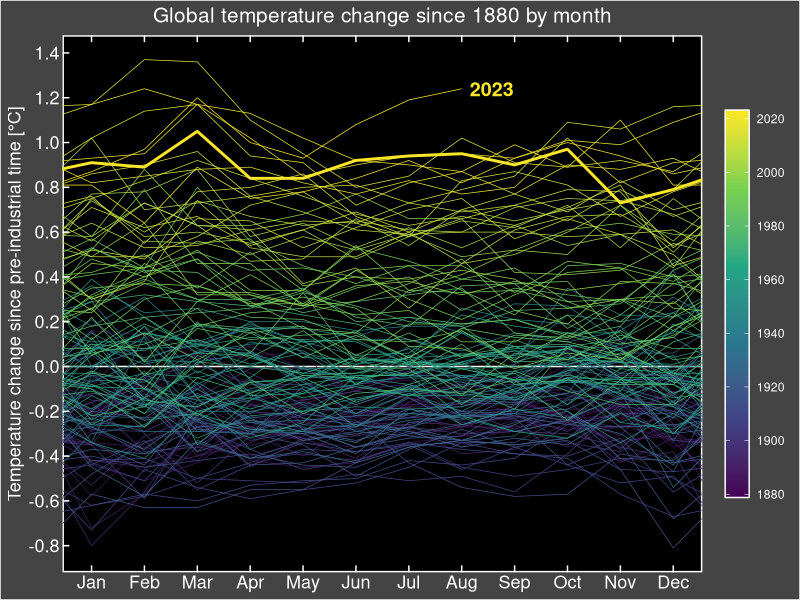
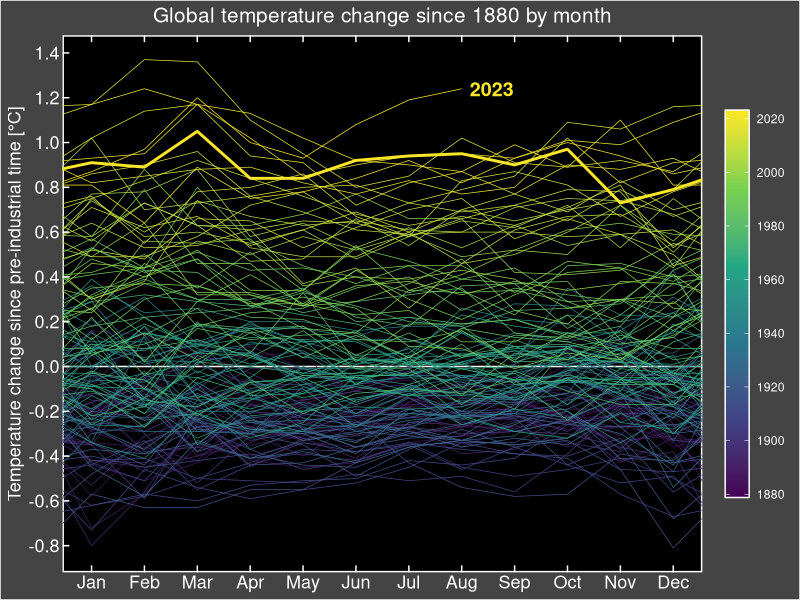

The R source for these figures, in order:
#load libraries
library(tidyverse)
library(gganimate)

#load data

t_diff <- read_csv("data/GLB.Ts+dSST.csv", skip = 1, na = "***") %>%
  select(year= Year, month.abb) %>%
  pivot_longer(-year, names_to = "month", values_to = "t_diff") %>%
  drop_na() %>% #eliminates all NA values
  mutate(month = factor(month, levels = month.abb)) #helps put the months in alphabetical order

#filtering out all the data from last december
last_dec <- t_diff %>%
  filter(month == "Dec") %>%
  mutate(year = year + 1,
         month = "last_Dec")

next_jan <- t_diff %>%
  filter(month == "Jan") %>%
  mutate(year = year - 1,
         month = "next_Jan")

#create 

t_data <- bind_rows(last_dec, t_diff, next_jan) %>%
  mutate(month = factor(month, levels = c("last_Dec", month.abb, "next_Jan")),
         month_number = as.numeric(month) -1,
         this_year = year == 2022)

annotation <- t_data %>%
  slice_max(year)%>%
  slice_max(month_number)
 
#plot
t_data %>%
  ggplot(aes(x=month_number, y=t_diff, group = year, 
             color = year, size = this_year))+
  geom_hline(yintercept = 0, color = "white")+
  geom_line() +
  geom_text(data = annotation, aes(x=month_number, y=t_diff, label = year, color = year), 
            inherit.aes = FALSE,
            hjust = 0, size = 5, nudge_x = 0.15, fontface = "bold")+
  scale_x_continuous(breaks = 1:12,
                     labels = month.abb,
                     sec.axis = dup_axis(name = NULL, labels = NULL))+
  scale_y_continuous(breaks = seq(-2, 2, 0.2))+
  scale_size_manual(breaks = c(FALSE, TRUE),
                    values = c(0.25, 1), guide = "none") +
  scale_color_viridis_c(breaks = seq(1880, 2020, 20),
                        guide = guide_colorbar(frame.colour = "white",
                                               frame.linewidth = 0.5))+
  coord_cartesian(xlim = c(1,12))+
  labs(x= NULL,
       y = "Temperature change since pre-industrial time [\u00B0C]",
       title = "Global temperature change since 1880 by month")+
  theme(
    plot.background = element_rect(fill = "#444444"),
    panel.background = element_rect(fill = "black",color = "white", size = 1),
    panel.grid = element_blank(),
    axis.text = element_text(color = "white", size = 13),
    axis.ticks = element_line(color = "white"),
    axis.ticks.length = unit(-5, "pt"),
    axis.title = element_text(color = "white", size = 13),
    plot.title = element_text(color = "white", hjust = 0.5, size = 15),
    legend.title = element_blank(),
    legend.background = element_rect(fill = NA),
    legend.text = element_text(color = "white"),
    legend.key.height = unit(56, "pt")
  )

ggsave("figures/temperatures_lines.png", width = 8, height = 4.5)
